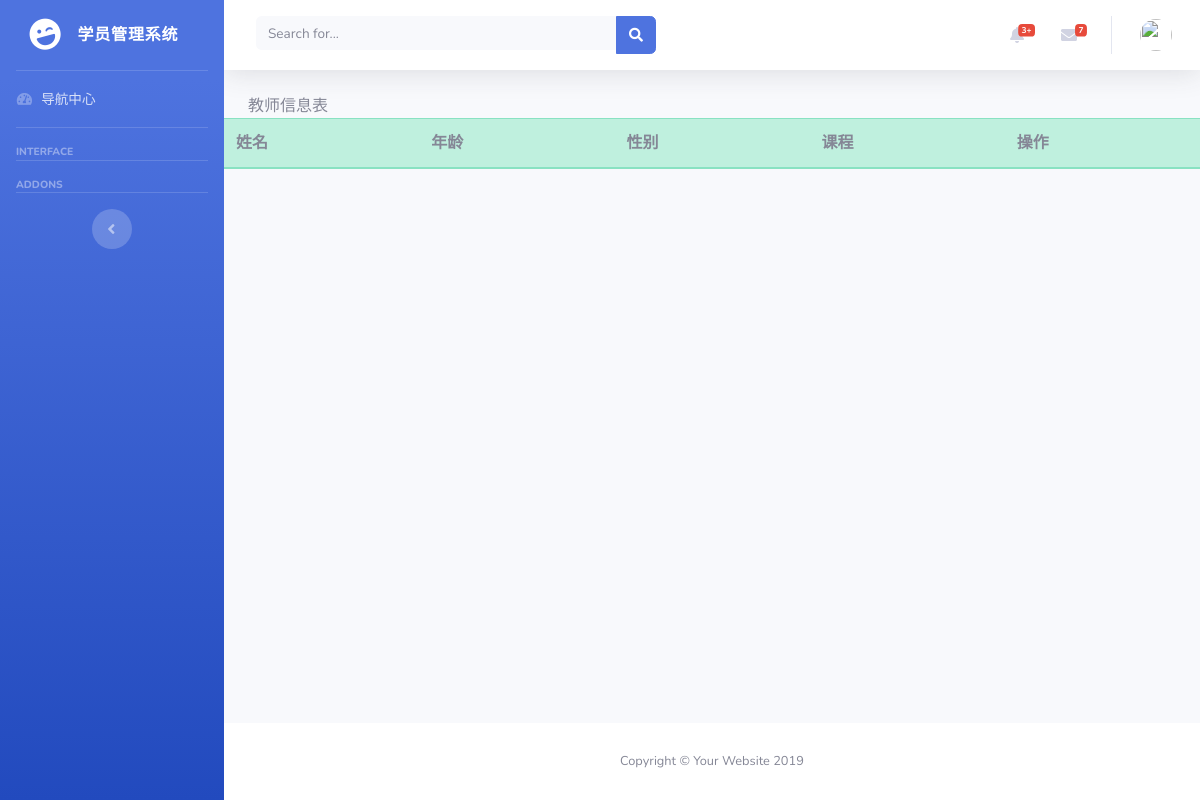
Before: /teachers/ with the older database file.
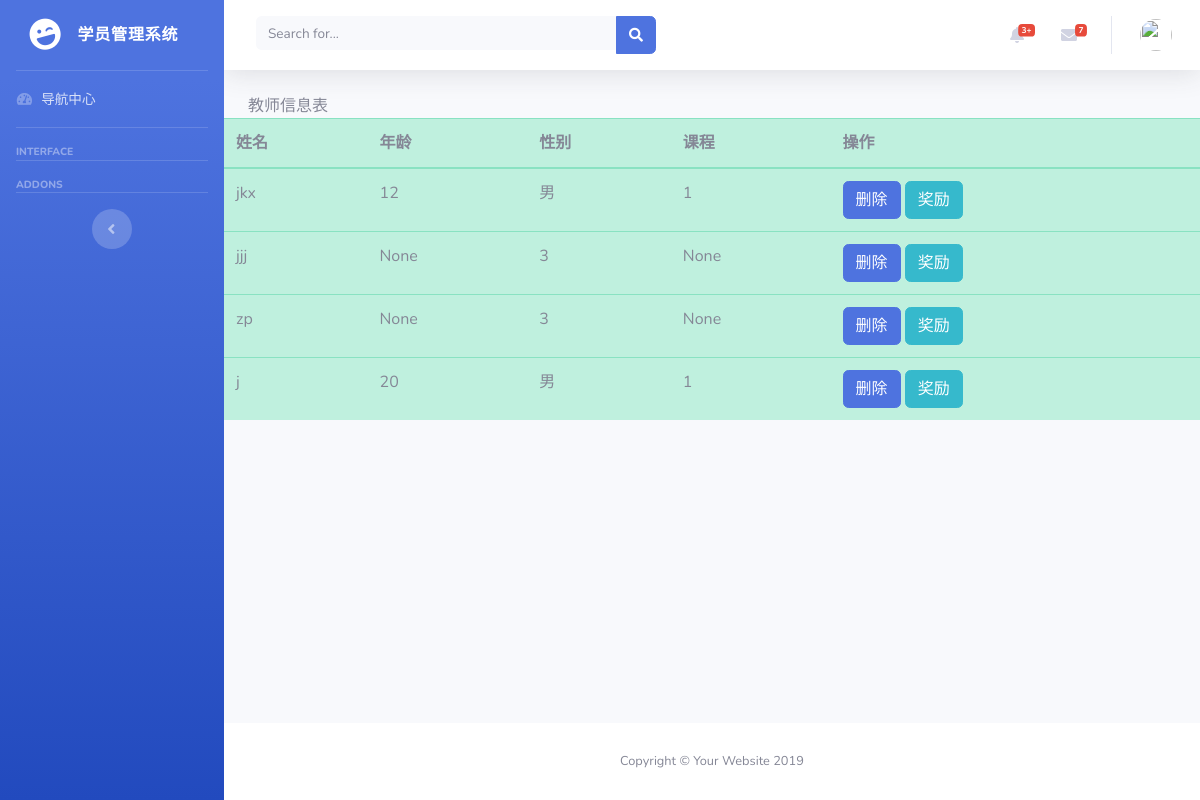
After: the same page with the newer database file.
### app/models.py (models this page shows, shortened)
class BaseModel(models.Model):
    __abstract__ = True
    id = models.Column(models.Integer, primary_key=True, autoincrement=True)

class Teacher(BaseModel):
    __tablename__ = 'teacher'
    name = models.Column(models.String(32))
    age = models.Column(models.Integer)
    gender = models.Column(models.Integer,default=3)#0 男 1 女 -1 中
    course_id = models.Column(models.Integer, models.ForeignKey('course.id'))

### app/main/views.py (the view)
@main.route('/teachers/',methods=['POST','GET'])
def teachers_list():
    teacher = Teacher.query.all()
    course = Course.query.all()
    return render_template('teachers.html',**locals())

### app/templates/teachers.html
{% extends 'base.html' %}
{% block title %}
教师信息表
{% endblock %}
{% block container %}
<table class="table table-success">
<thead>
<tr>
    <th>姓名</th>
    <th>年龄</th>
    <th>性别</th>
    <th>课程</th>
    <th>操作</th>
</tr>
</thead>
<tbody>
{% for t in teacher %}
    <tr>
            <td>{{ t.name }}</td>
            <td>{{ t.age }}</td>
            <td>{{ t.gender }}</td>
            <td>{{ t.course_id }}</td>
            <td>
                <a href="/del_teacher/?teacher_id={{ t.id }}" class="btn btn-primary">删除</a>
                <a href="#" class="btn btn-info">奖励</a>
            </td>
        </tr>
{% endfor %}
</tbody>
</table>
{% endblock %}

### app/templates/base.html (shortened to what this page needs)
<!DOCTYPE html>
<html lang="en">
<head>
  <link href="/static/vendor/fontawesome-free/css/all.min.css" rel="stylesheet" type="text/css">
  <link href="/static/css/sb-admin-2.min.css" rel="stylesheet">
</head>
<body id="page-top">
  <div id="wrapper">
    <ul class="navbar-nav bg-gradient-primary sidebar sidebar-dark accordion" id="accordionSidebar">
      <a class="sidebar-brand d-flex align-items-center justify-content-center" href="#">
        <div class="sidebar-brand-icon rotate-n-15">
          <i class="fas fa-laugh-wink"></i>
        </div>
        <div class="sidebar-brand-text mx-3">学员管理系统</div>
      </a>
      <hr class="sidebar-divider my-0">
      <li class="nav-item">
        <a class="nav-link" href="/index/">
          <i class="fas fa-fw fa-tachometer-alt"></i>
          <span>导航中心</span></a>
      </li>
      <hr class="sidebar-divider">
      <div class="sidebar-heading">
        Interface
      </div>
      <hr class="sidebar-divider">
      <div class="sidebar-heading">
        Addons
      </div>
      <hr class="sidebar-divider d-none d-md-block">
      <div class="text-center d-none d-md-inline">
        <button class="rounded-circle border-0" id="sidebarToggle"></button>
      </div>
    </ul>
    <div id="content-wrapper" class="d-flex flex-column">
      <div id="content">
        <nav class="navbar navbar-expand navbar-light bg-white topbar mb-4 static-top shadow">
          <form class="d-none d-sm-inline-block form-inline mr-auto ml-md-3 my-2 my-md-0 mw-100 navbar-search">
            <div class="input-group">
              <input type="text" class="form-control bg-light border-0 small" placeholder="Search for..." aria-label="Search" aria-describedby="basic-addon2">
              <div class="input-group-append">
                <button class="btn btn-primary" type="button">
                  <i class="fas fa-search fa-sm"></i>
                </button>
              </div>
            </div>
          </form>
          <ul class="navbar-nav ml-auto">
            <li class="nav-item dropdown no-arrow mx-1">
              <a class="nav-link dropdown-toggle" href="#" id="alertsDropdown" role="button" data-toggle="dropdown" aria-haspopup="true" aria-expanded="false">
                <i class="fas fa-bell fa-fw"></i>
                <span class="badge badge-danger badge-counter">3+</span>
              </a>
            </li>
            <li class="nav-item dropdown no-arrow mx-1">
              <a class="nav-link dropdown-toggle" href="#" id="messagesDropdown" role="button" data-toggle="dropdown" aria-haspopup="true" aria-expanded="false">
                <i class="fas fa-envelope fa-fw"></i>
                <span class="badge badge-danger badge-counter">7</span>
              </a>
            </li>
            <li class="nav-item dropdown no-arrow">
              <a class="nav-link dropdown-toggle" href="#" id="userDropdown" role="button" data-toggle="dropdown" aria-haspopup="true" aria-expanded="false">
                  <img class="img-profile rounded-circle" src="https://source.unsplash.com/QAB-WJcbgJk/60x60">
              </a>
            </li>
          </ul>
        </nav>
        <div class="container-fluid">
          {% block title %}<h1 class="h3 mb-4 text-gray-800"></h1>{% endblock %}
        </div>
        {% block container %}
          {% endblock %}
      </div>
      <footer class="sticky-footer bg-white">
        <div class="container my-auto">
          <div class="copyright text-center my-auto">
            <span>Copyright &copy; Your Website 2019</span>
          </div>
        </div>
      </footer>
    </div>
  </div>
</body>
</html>

Changed rows visible on the page:
added Teacher: name "jkx", age "12", gender "男", course_id "1"
added Teacher: name "jjj", age "None", gender "3", course_id "None"
added Teacher: name "zp", age "None", gender "3", course_id "None"
added Teacher: name "j", age "20", gender "男", course_id "1"
